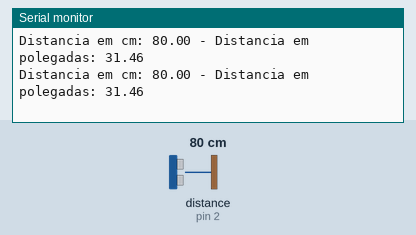
This sketch was run on a simulated Arduino Uno, built with avr-gcc and run on an emulated ATmega328P. On the bench: the last lines printed to the serial monitor. Inputs (shaded band) come from the test bench; at power-on: distance to the obstacle (sensor on pin 2) 80 cm. The echo pulse lasts 58.3 µs per cm.

Above: at 1.8 s.
1.9 s: distance to the obstacle (sensor on pin 2) set to 2 cm
At 2.5 s:
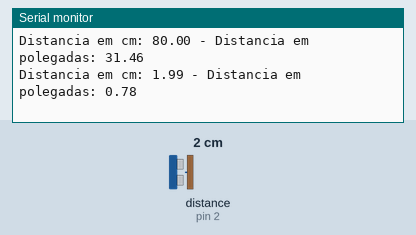
3.4 s: distance to the obstacle (sensor on pin 2) set to 4 cm
At 4.8 s:
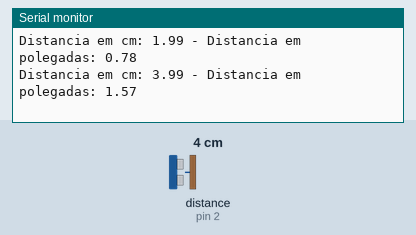
Timing chart, 0 to 6.4 s (numbered marks = the images above; inputs shaded):
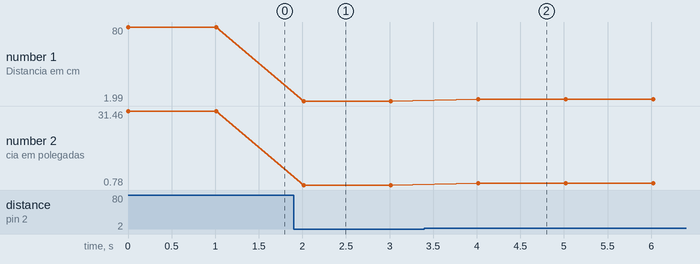

The sketch:

Ultrassonico_1.ino
```cpp
//Programa: Conectando Sensor Ultrassonico HC-SR04 ao Arduino
//Autor: FILIPEFLOP

//Carrega a biblioteca do sensor ultrassonico
#include <Ultrasonic.h>

//Define os pinos para o trigger e echo
#define pino_trigger 3
#define pino_echo 2

//Inicializa o sensor nos pinos definidos acima
Ultrasonic ultrasonic(pino_trigger, pino_echo);

void setup()
{
  Serial.begin(9600);
}

void loop()
{
  //Le as informacoes do sensor, em cm e pol
  float cmMsec, inMsec;
  long microsec = ultrasonic.timing();
  cmMsec = ultrasonic.convert(microsec, Ultrasonic::CM);
  inMsec = ultrasonic.convert(microsec, Ultrasonic::IN);
  //Exibe informacoes no serial monitor
  Serial.print("Distancia em cm: ");
  Serial.print(cmMsec);
  Serial.print(" - Distancia em polegadas: ");
  Serial.println(inMsec);
  delay(1000);
}
```

Measured:
- after the input at 1.9 s, the serial monitor: prints a new line after 0.11 s (image 1)
- after the input at 3.4 s, the serial monitor: prints a new line after 0.62 s (image 2)
- plotted number 1: 80 → 1.99 after the input at 1.9 s, 1.99 → 3.99 after the input at 3.4 s
- plotted number 2: 31.46 → 0.78 after the input at 1.9 s, 0.78 → 1.57 after the input at 3.4 s
